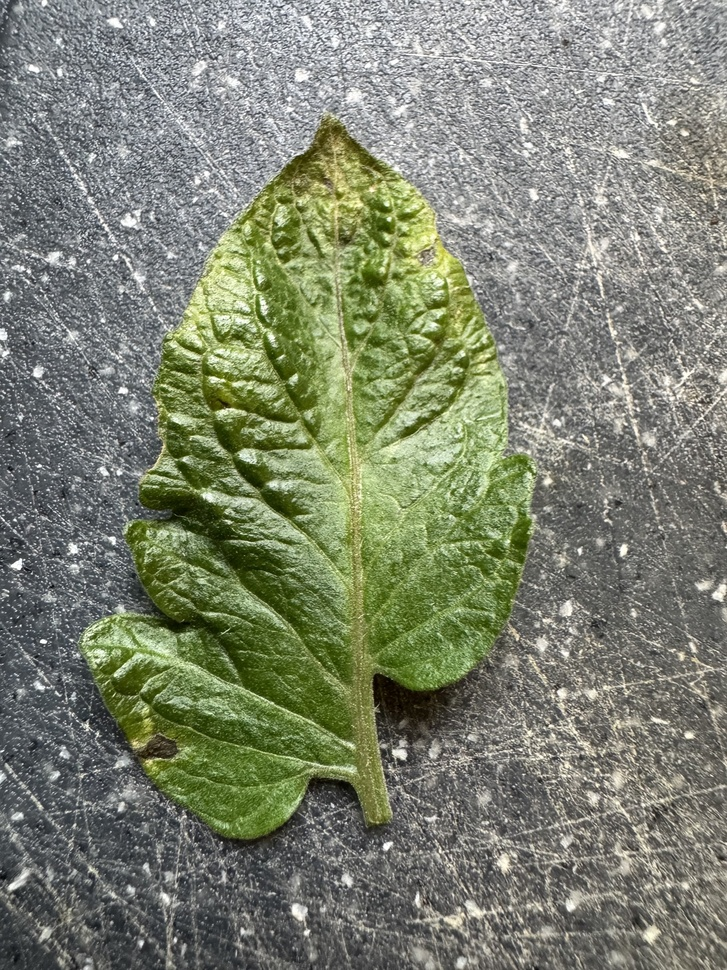
#> input picture Deep_Learning/Interpretability/gradcam_input/in_wild/IMG_2886.jpg, 727 x 970 px, shrunk from 3024 x 4032 before the run; its folder holds only this picture in this run
$ python -i helpers.py   (imports and definitions only)   (older library calls are emulated)
#> lines starting #> are read from the running program, lines starting #| are printed output that depends on the picture; after the words box and inside, x2 and y2 are one past the last pixel; in counts of white or black regions, pixels touching at a corner belong together
"""
Module global pour obtenir la racine du projet via pathlib et un marker (setup.py).
"""
from pathlib import Path
import cv2
import numpy as np
from skimage.feature import hog, graycomatrix, graycoprops
from scipy.stats import entropy
from PIL import Image, ImageStat
import math


def _to_grayscale_array(image_input):
    """Convertit chemin/ndarray/PIL.Image en ndarray grayscale"""
    if isinstance(image_input, (str, Path)):
        img = cv2.imread(str(image_input), cv2.IMREAD_GRAYSCALE)
    elif isinstance(image_input, np.ndarray):
        img = cv2.cvtColor(image_input, cv2.COLOR_BGR2GRAY) if image_input.ndim==3 else image_input
    elif isinstance(image_input, Image.Image):
        img = np.array(image_input.convert("L"))
    else:
        raise TypeError(f"Type non supporté: {type(image_input)}")
    if img is None: raise FileNotFoundError(f"Impossible de charger: {image_input}")
    return img


def get_project_root(marker: str = "setup.py") -> Path:
    """
    Retourne le Path du répertoire racine du projet (contenant le fichier `marker`).

    Args:
        marker: nom du fichier ou dossier marqueur (par défaut "setup.py").

    Returns:
        Path vers la racine du projet.

    Raises:
        FileNotFoundError: si aucun parent ne contient `marker`.
    """
#> called with marker = 'setup.py'
    current = Path(__file__).resolve()
    for parent in (current, *current.parents):
        if (parent / marker).exists():
            return parent
    raise FileNotFoundError(f"Impossible de trouver la racine du projet (marker={marker})")

# Instance globale accessible partout
# [1 line that did not run here, left out]

# [340 lines left out: functions compute_hog_features, compute_hu_features, compute_fourier_energy, compute_pixel_ratio_and_segments, is_image_valid, is_black_image and 6 more, not called in this run]


def compute_shape_features(image_input) -> dict:
    """
    Calcule les descripteurs de forme (area, perimeter, circularity, etc.)

    Args:
        image_input: Image PIL ou chemin vers une image

    Returns:
        dict: Descripteurs de forme de l'objet principal de l'image
    """
    try:
        # Conversion en niveau de gris
        gray_img = _to_grayscale_array(image_input)

        # Binarisation pour segmentation
        _, binary = cv2.threshold(gray_img, 0, 255, cv2.THRESH_BINARY_INV+cv2.THRESH_OTSU)

        # Recherche des contours
        contours, _ = cv2.findContours(binary, cv2.RETR_EXTERNAL, cv2.CHAIN_APPROX_SIMPLE)

        # Si aucun contour n'est trouvé
        if not contours:
            return {
                'area': 0.0, 'perimeter': 0.0, 'circularity': 0.0,
                'solidity': 0.0, 'extent': 0.0, 'eccentricity': 0.0,
                'major_axis_length': 0.0, 'minor_axis_length': 0.0,
                'compactness': 0.0, 'fractal_dimension': 0.0
            }

        # Trouver le plus grand contour (supposant que c'est l'objet principal)
        c = max(contours, key=cv2.contourArea)

        # Calcul des descripteurs de forme
        area = float(cv2.contourArea(c))
        perimeter = float(cv2.arcLength(c, True))

        # Éviter division par zéro
        if perimeter == 0:
            perimeter = 1.0

        # Circularity = 4*pi*area/perimeter^2 (1 pour cercle parfait, < 1 pour formes irrégulières)
        circularity = float((4 * np.pi * area) / (perimeter * perimeter)) if perimeter > 0 else 0.0

        # Enveloppe convexe et sa surface
        hull = cv2.convexHull(c)
        hull_area = float(cv2.contourArea(hull))

        # Solidity = area/hull_area (1 pour objet convexe, < 1 sinon)
        solidity = float(area / hull_area) if hull_area > 0 else 0.0

        # Rectangle englobant et son aire
        x, y, w, h = cv2.boundingRect(c)
        rect_area = float(w * h)

        # Extent = area/rect_area (1 pour rectangle, < 1 sinon)
        extent = float(area / rect_area) if rect_area > 0 else 0.0

        # Ellipse englobante
        if len(c) >= 5:  # Besoin d'au moins 5 points pour ellipse
            (x, y), (width, height), angle = cv2.fitEllipse(c)
            major_axis = max(width, height) / 2
            minor_axis = min(width, height) / 2

            # Eccentricité de l'ellipse
            eccentricity = float(np.sqrt(1 - ((minor_axis * minor_axis) / (major_axis * major_axis)))) if major_axis > 0 else 0.0

            major_axis_length = float(major_axis)
            minor_axis_length = float(minor_axis)
        else:
            # Valeurs par défaut si pas assez de points
            eccentricity = 0.0
            major_axis_length = 0.0
            minor_axis_length = 0.0

        # Compactness = sqrt(4*area/pi) / major_axis_length
        # Mesure à quel point l'objet est proche d'un cercle par rapport à son axe principal
        compactness = float(np.sqrt(4 * area / np.pi) / major_axis_length) if major_axis_length > 0 else 0.0

        # Dimension fractale (estimation simplifiée basée sur le périmètre et l'aire)
        # Plus la dimension est élevée, plus le contour est complexe
        # D = 2 * log(P) / log(A) où P est le périmètre et A l'aire
        if area > 0:
            try:
                fractal_dimension = float(2 * np.log(perimeter) / np.log(area))
            except:
                fractal_dimension = 0.0
        else:
            fractal_dimension = 0.0

        return {
            'area': area,
            'perimeter': perimeter,
            'circularity': circularity,
            'solidity': solidity,
            'extent': extent,
            'eccentricity': eccentricity,
            'major_axis_length': major_axis_length,
            'minor_axis_length': minor_axis_length,
            'compactness': compactness,
            'fractal_dimension': fractal_dimension
        }

    except Exception as e:
        print(f"Erreur lors du calcul des descripteurs de forme: {e}")
        return {
            'area': 0.0, 'perimeter': 0.0, 'circularity': 0.0,
            'solidity': 0.0, 'extent': 0.0, 'eccentricity': 0.0,
            'major_axis_length': 0.0, 'minor_axis_length': 0.0,
            'compactness': 0.0, 'fractal_dimension': 0.0
        }

>>> import cv2
>>> picture = cv2.imread('../../Deep_Learning/Interpretability/gradcam_input/in_wild/IMG_2886.jpg')
#> picture is the input picture: shape (970, 727, 3); mean B, G, R 112.2, 130.8, 125.3
>>> result = compute_shape_features(picture)
#> in _to_grayscale_array, `img = cv2.cvtColor(image_input, cv2.COLOR_BGR2GRAY) if image_input.ndi..`:
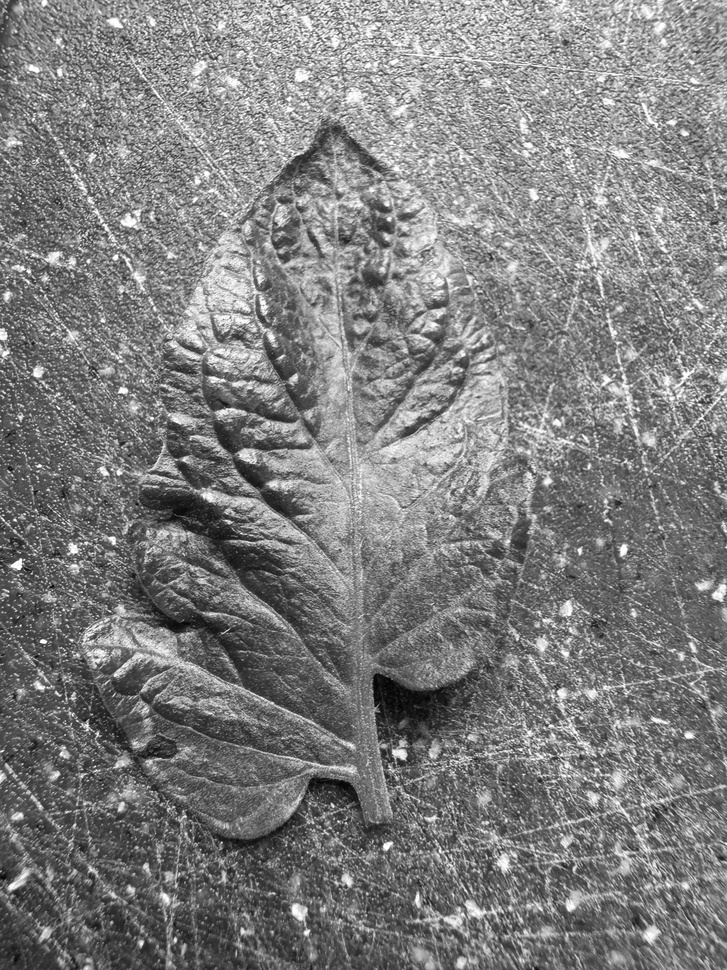
#> img: shape (970, 727); min 2, max 255, mean 127.1
#> in compute_shape_features, `_, binary = cv2.threshold(gray_img, 0, 255, cv2.THRESH_BINARY_INV+cv2...`:
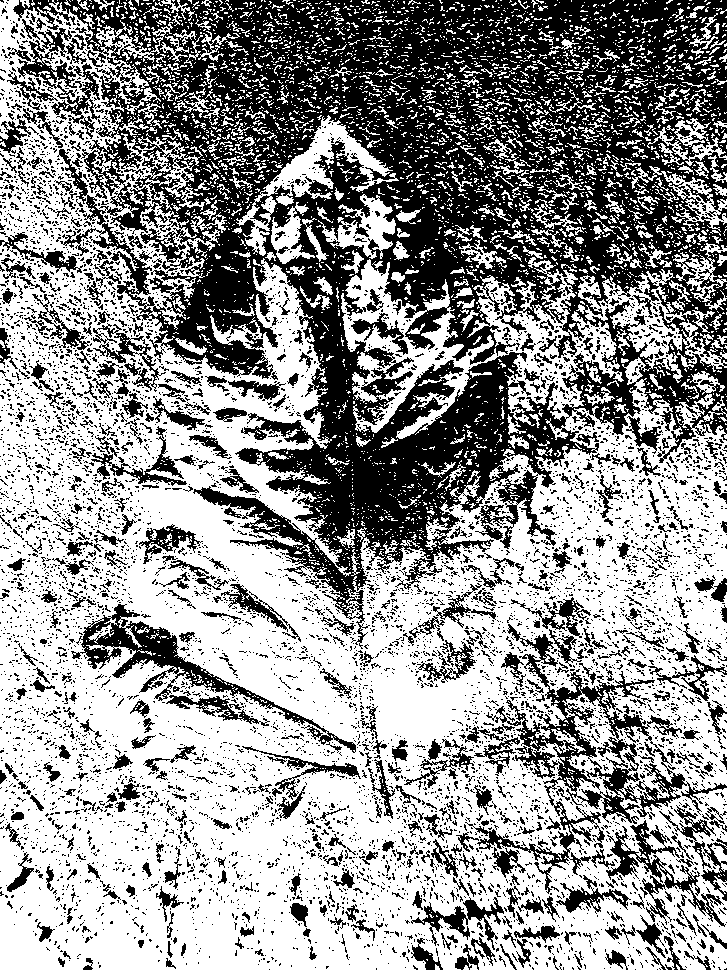
#> binary: shape (970, 727); 58.2% white; 7425 black regions (6862 under 20 px)
#> in compute_shape_features, `contours, _ = cv2.findContours(binary, cv2.RETR_EXTERNAL, cv2.CHAIN_AP..`: contours = 4153 contours, 3964 with area under 20; largest, box (x1, y1, x2, y2) and area: (0, 0, 727, 970) 459118, (236, 115, 399, 256) 4350, (318, 194, 396, 259) 1830, (631, 166, 727, 232) 1376, (271, 202, 315, 264) 1064
#> in compute_shape_features, `c = max(contours, key=cv2.contourArea)`: c = contour of 12840 points, box (x1, y1, x2, y2) (0, 0, 727, 970), area 459118
#> in compute_shape_features, `area = float(cv2.contourArea(c))`: area = 459117.5
#> in compute_shape_features, `perimeter = float(cv2.arcLength(c, True))`: perimeter = 23220
#> in compute_shape_features, `circularity = float((4 * np.pi * area) / (perimeter * perimeter)) if p..`: circularity = 0.0107
#> in compute_shape_features, `hull = cv2.convexHull(c)`: hull = contour of 11 points, box (x1, y1, x2, y2) (0, 0, 727, 970), area 612534
#> in compute_shape_features, `hull_area = float(cv2.contourArea(hull))`: hull_area = 612534
#> in compute_shape_features, `solidity = float(area / hull_area) if hull_area > 0 else 0.0`: solidity = 0.75
#> in compute_shape_features, `x, y, w, h = cv2.boundingRect(c)`: x = 0; w = 727; h = 970
#> in compute_shape_features, `rect_area = float(w * h)`: rect_area = 705190
#> in compute_shape_features, `extent = float(area / rect_area) if rect_area > 0 else 0.0`: extent = 0.651
#> in compute_shape_features, `(x, y), (width, height), angle = cv2.fitEllipse(c)`: x = 390.7; y = 435.4; width = 579.3; height = 1079.7; angle = 163.9
#> in compute_shape_features, `major_axis = max(width, height) / 2`: major_axis = 539.8
#> in compute_shape_features, `minor_axis = min(width, height) / 2`: minor_axis = 289.6
#> in compute_shape_features, `eccentricity = float(np.sqrt(1 - ((minor_axis * minor_axis) / (major_a..`: eccentricity = 0.844
#> in compute_shape_features, `major_axis_length = float(major_axis)`: major_axis_length = 539.8
#> in compute_shape_features, `minor_axis_length = float(minor_axis)`: minor_axis_length = 289.6
#> in compute_shape_features, `compactness = float(np.sqrt(4 * area / np.pi) / major_axis_length) if ..`: compactness = 1.42
#> in compute_shape_features, `fractal_dimension = float(2 * np.log(perimeter) / np.log(area))`: fractal_dimension = 1.54
#> result = 10 items
